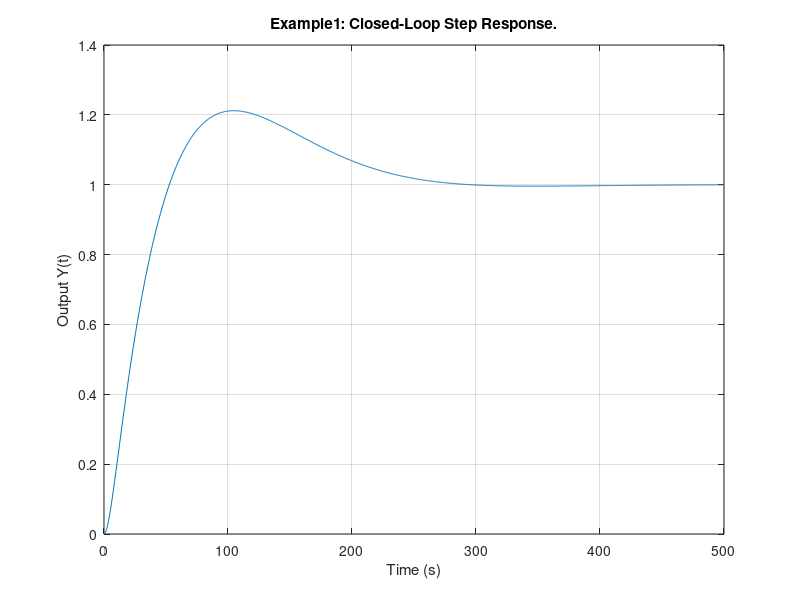

This chart was generated by the following MATLAB code: (Note: this script raises an error after producing the figure.)
% Controller#2

numK2= 3*[80 1];
denK2= 20*[4 1];
sysK2= tf(numK2, denK2);

%G 
numG = 1;
denG = [400 0 0];
sysG = tf(numG, denG);

% DS1 is stable

sysfo2 = series(sysK2, sysG);
syscl2 = feedback(sysfo2, 1); 

t = 0:0.5:500;
y = step(syscl2, t);
plot(t,y), grid;
xlabel('Time (s)');
ylabel('Output Y(t)');
title('Example1: Closed-Loop Step Response.');
zcl = zero(syscl2);
pcl = pole(syscl2);
syscl2;

% DS2
% the poles are
%   -0.2175 + 0.0000i
%   -0.0163 + 0.0129i
%   -0.0163 - 0.0129i

s = stepinfo(y,t);

% settling time = 247.2102s
% overshoot = 21.2206%
% steady-state-error = 0.0003 = 0.03%

numStep = 5;
%denStep = [1 0];
sysStep = tf(numStep);

syscl2 = series(sysStep, syscl2);

t = 0:0.5:500;
y = step(syscl2,t);
plot(t,y), grid;
xlabel('Time (s)');
ylabel('Output Y(t)');
title('Example1: Closed-Loop Step Response.');
zcl = zero(syscl2);
pcl = pole(syscl2);